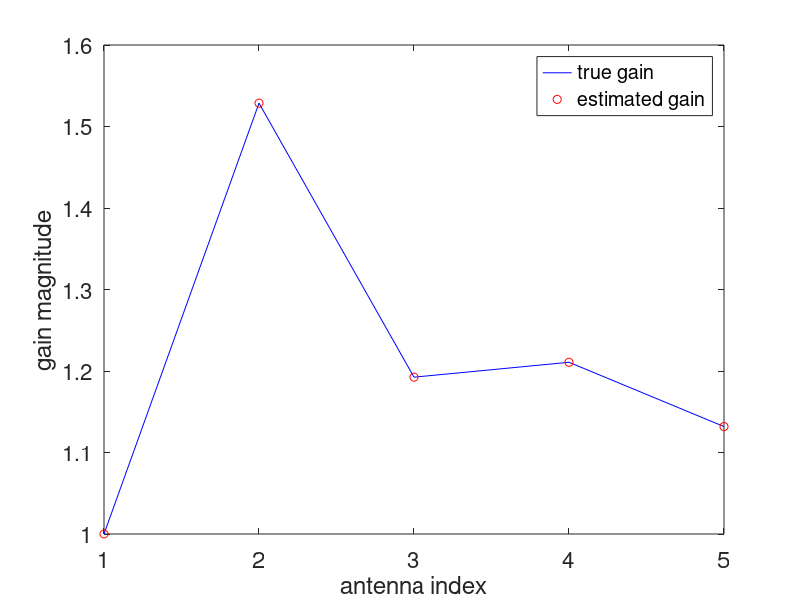
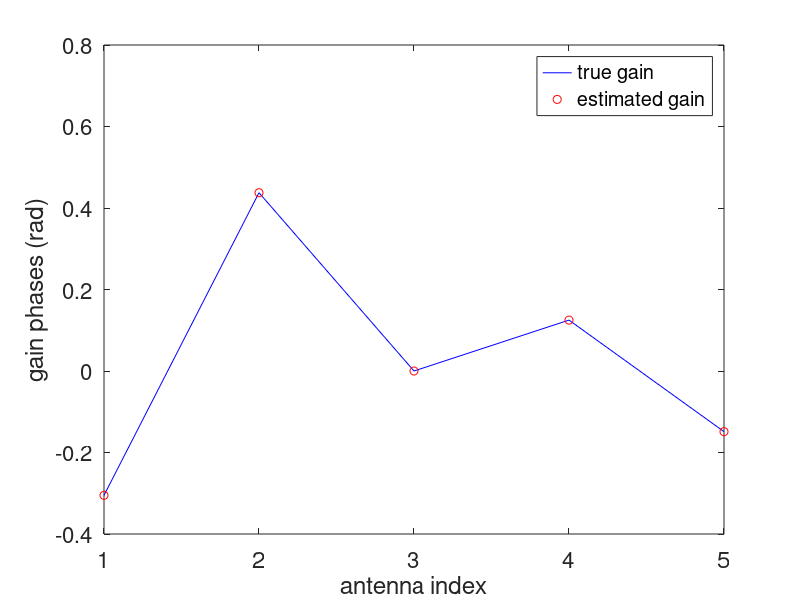

Source code (MATLAB) for these figures, in order:
%% Simple demonstration of redundancy calibration for QC project
%
% This script provides a simple demonstration of redundancy calibration
% using a 5-element uniform linear array. It uses conventional redundancy
% calibration based on the logarithm of the elements of the measured array
% covariance matrix (the visibilities) as that allows to estimate the gain
% magnitudes and phases directly without resorting to iterative estimateion
% of the true values of the measured visibilites and the gains. The latter
% approach is more robust to low-SNR scenarios, but is more complicated and
% therefore less suitable for the initial exploration of QC approaches to
% radio interferometric calibration. Both implementations of redundancy
% calibration are described in [1].
%
% The basic idea of redundancy calibration is that identical baselines
% should measure the same visibility. For a 5-element uniform linear array,
% there are 3 distinct types of redundant baselines:
%
% array configuration   x   x   x   x   x
% baseline type 1        <-> <-> <-> <->
% baseline type 2        <-----> <----->
%                            <----->
%                                <----->
% baseline type 3        <--------->
%                            <--------->
%
% Each element of the array covariance matrix is a product of two gains and
% the unperturbed value of the corresponding visibility. Conventional
% redundancy calibration takes the logarithm to transform this product of
% factors into a summation of terms, resulting in a very simple linear
% relationship with a sparse measurement matrix.
%
% Reference
% [1]   Stefan J. Wijnholds and Parisa Noorishad, "Statistically optimal
% self-calibration of regular imaging arrays", European Signal Processing
% Conference (EuSiPCo), 2012.
%
% Stefan J. Wijnholds, October 7, 2021

%% simulation setup

% start with a clean workspace
clear
close all

% antenna positions in m of 5-element uniform linear array as column vector
xpos = (-2:1:2).';
% number of antennas
% Hardcoded as the measurement matrix will be hardcoded for this example as
% well, so we want to trigger an error when an inconsistent simulation
% setup is defined.
Nant = 5;

% source positions as column vector of directional cosines
% A 3-source model is used to ensure that different baselines have
% different true visibilities. This may not be true for a 1-source model.
l = [-0.5; 0.2; 0.7];

% source powers as column vector
sigma = [0.8; 1; 0.4];

% gain column vector
% This is what we like to estimate
g = 1 + 0.3 * (randn(Nant, 1) + 1i * randn(Nant, 1));

% geometrical delays of source signals over the array
freq = 150e6;   % measurement frequency in MHz
c = 2.99792e8;  % speed of light in m/s
A = exp(-(2 * pi * 1i * freq / c) * (xpos * l.'));

% noise-free "measured" visibilities
R = diag(g) * A * diag(sigma) * A' * diag(g)';

%% perform redundancy calibration of gain magnitudes

% measurement matrix for gain magnitudes
Mmag = [1 1 0 0 0 1 0 0; ... % baseline type 1 (4 rows)
        0 1 1 0 0 1 0 0; ...
        0 0 1 1 0 1 0 0; ...
        0 0 0 1 1 1 0 0; ...
        1 0 1 0 0 0 1 0; ... % baseline type 2 (3 rows)
        0 1 0 1 0 0 1 0; ...
        0 0 1 0 1 0 1 0; ...
        1 0 0 1 0 0 0 1; ... % baseline type 3 (1 row)
        0 1 0 0 1 0 0 1; ...
        1 0 0 0 0 0 0 0];    % magnitude constriant
% This measurement matrix applies to the elements in the upper triangle of
% the array covariance matrix to which redundancy is applicable. The
% following selection matrix selects the appropriate elements from the
% array covariance matrix
sel = [6, 12, 18, 24, 11, 17, 23, 16, 22].';

% solve for gain magnitudes
theta = Mmag \ [log10(abs(R(sel))); 0];
gmag = 10.^theta(1:Nant);

% show comparison
figure
% Normalise true gain values to match constraint that the gain of the first
% element is unity
gmag_true = abs(g) / abs(g(1));
plot(1:5, gmag_true, 'b-', 1:5, gmag, 'ro');
set(gca, 'FontSize', 16);
xlabel('antenna index');
ylabel('gain magnitude');
legend('true gain', 'estimated gain');

%% perform redundancy calibration of gain phases

% measurement matrix for gain phases
Mph = [ 1 -1  0  0  0  1  0  0; ... % baseline type 1 (4 rows)
        0  1 -1  0  0  1  0  0; ...
        0  0  1 -1  0  1  0  0; ...
        0  0  0  1 -1  1  0  0; ...
        1  0 -1  0  0  0  1  0; ... % baseline type 2 (3 rows)
        0  1  0 -1  0  0  1  0; ...
        0  0  1  0 -1  0  1  0; ...
        1  0  0 -1  0  0  0  1; ... % baseline type 3 (1 row)
        0  1  0  0 -1  0  0  1; ...
        0  0  1  0  0  0  0  0; ... % phase constraint on first element
       [xpos.' 0 0 0]];             % phase gradient constraint

% solve for gain magnitudes
theta = Mph \ [angle(R(sel)); 0; 0];
gph = theta(1:Nant);

% show comparison
figure
% apply constraint that central element is phase reference
gph_true = angle(g) - angle(g(3));
% find (arbitrary) phase gradient ambiguity
theta = xpos \ (gph_true - gph);
% correct true gains for this gradient ambiguity
gph_true = gph_true - theta * xpos;
plot(1:5, gph_true, 'b-', 1:5, gph, 'ro');
set(gca, 'FontSize', 16);
xlabel('antenna index');
ylabel('gain phases (rad)');
legend('true gain', 'estimated gain');
